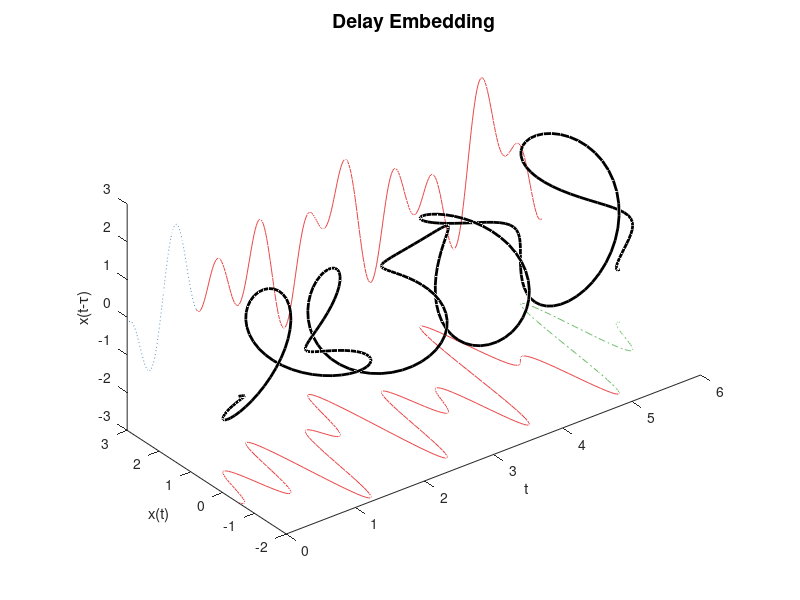
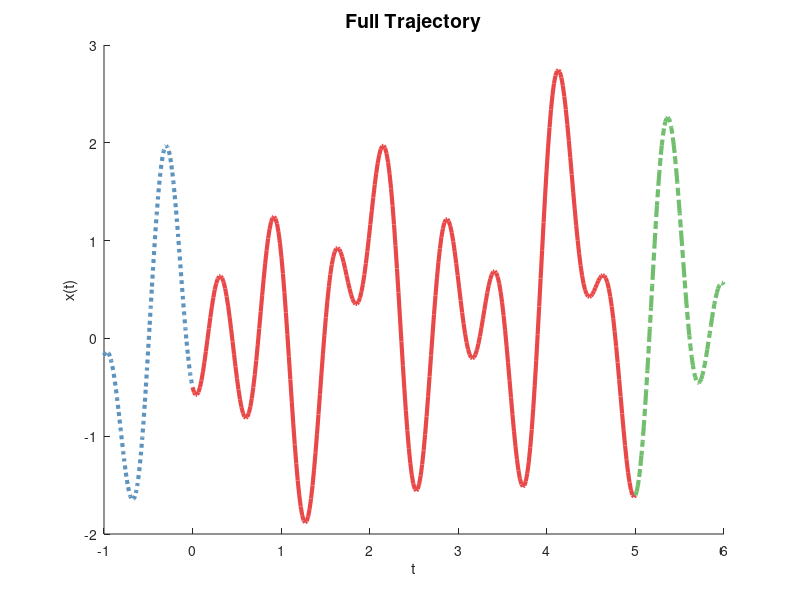
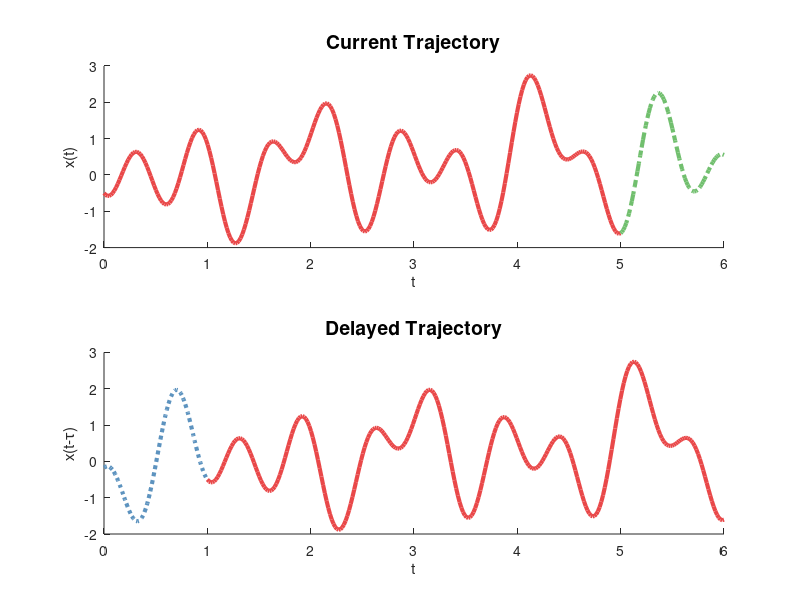
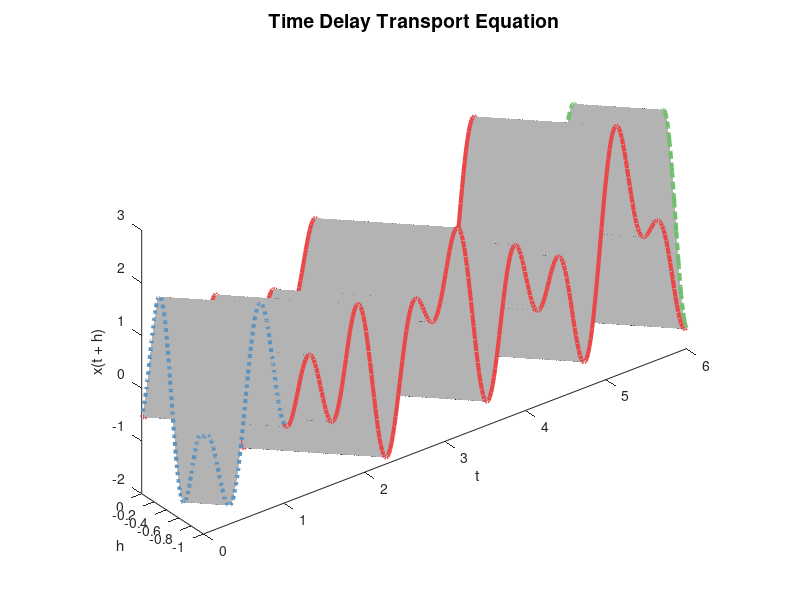

Source code (MATLAB) for these figures, in order:
%visualize component measures


%colors from linspecer
cn = [0.363921568627451,0.575529411764706,0.748392156862745];
cz = [0.915294117647059,0.281568627450980,0.287843137254902];
cp = [0.441568627450980,0.749019607843137,0.432156862745098];

T = 6;
tau = 1;
N = 300;

f = @(x) 1*(0.5 * cos(3*x) -  sin(5.5*x) + 0.3*sin(5*x) + sin(0.1*x) - cos(10*x));

%full time
t = linspace(0, T, N); 
x0 = f(t);
x1 = f(t - tau);

h = linspace(-tau, 0, N*T/tau);

[tt, hh] = meshgrid(t, h);
ff = f(tt + hh);

%components
tn = linspace(-tau, 0, N/4);
tz = linspace(0, T - tau, N);
tp = linspace(T-tau, T, N/4);

xn = f(tn);
xz = f(tz);
xp = f(tp);

%% Plotting
FS = 14; %font size of titles

figure(1)
clf
hold on
plot3(tz, xz, -3+zeros(size(tz)), 'color', cz)
plot3(tp, xp, -3+zeros(size(tp)), '-.','color', cp)
plot3(tz+tau, 3+zeros(size(tz)), xz, 'color', cz)
plot3(tn+tau, 3+zeros(size(tn)), xn, ':', 'color', cn)
plot3(t, x0, x1, 'k', 'LineWidth', 2)

view(3)
zlabel('x(t-\tau)')
ylabel('x(t)')
xlabel('t')
title('Delay Embedding', 'FontSize', FS)
pbaspect([6 3 3])
figure(3)
clf
hold on
plot(tn, xn,  ':','Color',  cn, 'LineWidth', 3)
plot(tz, xz, 'Color', cz, 'LineWidth', 3)
plot(tp, xp, '-.','Color', cp, 'LineWidth', 3)
% plot([0, 0], ylim, ':k', 'LineWidth', 2)
ylabel('x(t)')
xlabel('t')
title('Full Trajectory', 'FontSize', FS)


figure(4)
clf
subplot(2, 1, 1)
hold on
plot(tz, xz, 'Color', cz, 'LineWidth', 3)
plot(tp, xp, '-.', 'Color', cp, 'LineWidth', 3)
ylabel('x(t)')
xlabel('t')
title('Current Trajectory', 'FontSize', FS)

subplot(2, 1, 2)
hold on
plot(tn + tau, xn,  ':', 'Color', cn,'LineWidth', 3)
plot(tz + tau, xz, 'Color', cz, 'LineWidth', 3)
title('Delayed Trajectory', 'FontSize', FS)
ylabel('x(t-\tau)')
xlabel('t')

figure(5)
clf
hold on
surf(tt, hh, ff, 'edgecolor', 'none', 'facealpha', 0.3, 'facecolor', 'k')
plot3(tz, zeros(size(tz)), xz, 'color', cz, 'LineWidth', 3)
plot3(tp, zeros(size(tp)), xp, '-.','color', cp, 'LineWidth', 3)
plot3(tz+tau, -tau + zeros(size(tz)), xz, 'color', cz, 'LineWidth', 3)
plot3(tn+tau, -tau + zeros(size(tn)), xn, ':', 'color', cn, 'LineWidth', 3)
plot3(zeros(size(tn)), tn, xn, ':', 'color', cn, 'LineWidth', 3)
plot3(T + zeros(size(tn)), tp - T, xp, '-.','color', cp, 'LineWidth', 3)
pbaspect([6 1 3])
xlabel('t')
ylabel('h')
zlabel('x(t + h)')
title('Time Delay Transport Equation', 'FontSize', FS)
view(3)